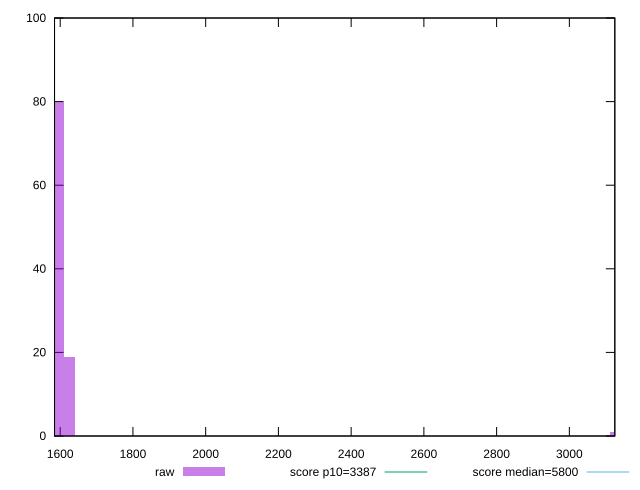

Write gnuplot code to recreate this figure.
reset

$raw <<EOF
3127.3760934763663 1
1594.9618076729466 80
1626.2355686077103 19
EOF

set key outside below
set boxwidth 31.27376093476366
set xrange [1584.4194:3125.0302718872085]
set yrange [0:100]
set trange [0:100]
set style fill transparent solid 0.5 noborder

set parametric
set terminal svg size 640, 490 enhanced background rgb 'white'
set output "report_00018_2021-02-10T15-25-16.877Z/speed-index/samples/pages+cached+noadtech+nomedia+nocss/raw/histogram.svg"

plot $raw title "raw" with boxes, \
     3387,t title "score p10=3387", \
     5800,t title "score median=5800"

reset
